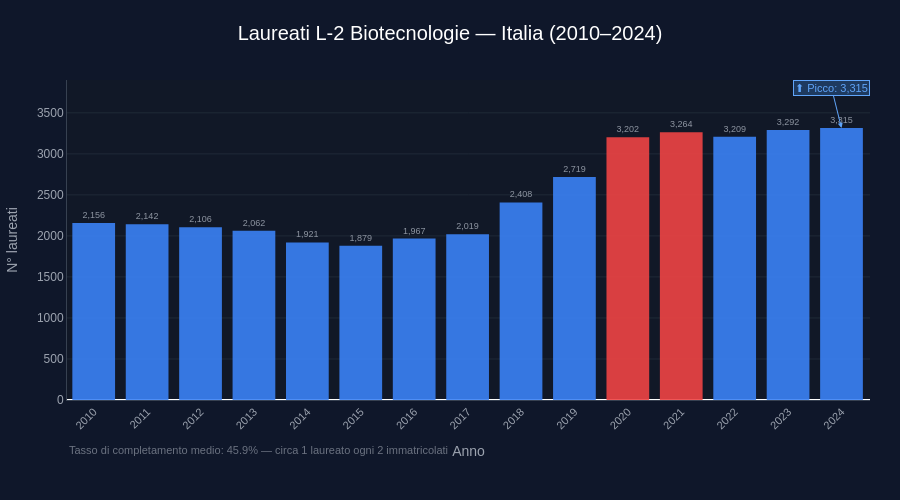

Here is the notebook cell this chart was saved with:
### Code cell
# ── G2 — Laureati L-2 Biotecnologie — Italia (2010–2024) ─────────────────

lau_naz = lau_l2.groupby('AnnoS')['Lau'].sum().reset_index()
lau_naz['AnnoS'] = lau_naz['AnnoS'].astype(int)
lau_naz = lau_naz[lau_naz['AnnoS'] >= 2010].reset_index(drop=True)
lau_naz['COVID'] = lau_naz['AnnoS'].isin([2020, 2021])

fig2 = px.bar(
    lau_naz,
    x='AnnoS',
    y='Lau',
    color='COVID',
    color_discrete_map={True: '#EF4444', False: '#3B82F6'},
    labels={'Lau': 'N° Laureati', 'AnnoS': 'Anno'},
    text='Lau'
)

fig2.update_traces(
    texttemplate='%{text:,}',
    textposition='outside',
    textfont=dict(size=9, color='#9CA3AF'),
    marker_line_width=0,
    opacity=0.9
)

# Annotazione picco
idx_max = lau_naz['Lau'].idxmax()
fig2.add_annotation(
    x=lau_naz.loc[idx_max, 'AnnoS'],
    y=lau_naz.loc[idx_max, 'Lau'],
    text=f"⬆ Picco: {lau_naz.loc[idx_max, 'Lau']:,}",
    showarrow=True, arrowhead=2,
    arrowcolor='#60A5FA',
    font=dict(size=11, color='#60A5FA'),
    bgcolor='#1E3A5F',
    bordercolor='#60A5FA', borderwidth=1,
    ay=-40
)

# Nota tasso completamento
fig2.add_annotation(
    x=0.0, y=-0.18,
    xref='paper', yref='paper',
    text='Tasso di completamento medio: 45.9% — circa 1 laureato ogni 2 immatricolati',
    showarrow=False,
    font=dict(size=11, color='#6B7280'),
    align='left'
)

fig2.update_layout(
    title=dict(
        text='Laureati L-2 Biotecnologie — Italia (2010–2024)',
        font=dict(size=20, color='white', family='Arial'),
        x=0.5, xanchor='center'
    ),
    xaxis=dict(
        title=dict(text='Anno', font=dict(color='#9CA3AF')),
        tickangle=-45,
        showgrid=False,
        tickfont=dict(size=11, color='#9CA3AF'),
        tickmode='linear',
        dtick=1,
        linecolor='#374151',
    ),
    yaxis=dict(
        title=dict(text='N° laureati', font=dict(color='#9CA3AF')),
        gridcolor='#1F2937',
        tickfont=dict(color='#9CA3AF'),
        rangemode='tozero',
        linecolor='#374151',
    ),
    showlegend=False,
    height=500,
    margin=dict(t=80, b=100, l=60, r=30),
    font=dict(family='Arial', size=12),
    plot_bgcolor='#111827',
    paper_bgcolor='#0F172A',
)

fig2.show()

### Figure 1 — Plotly figure (JSON) as saved in the notebook; plotly's stock layout.template omitted (floating-point values rounded to 4 significant figures)
{"data": [{"hovertemplate": "COVID=False<br>Anno=%{x}<br>N° Laureati=%{text}<extra></extra>", "legendgroup": "False", "marker": {"color": "#3B82F6", "line": {"width": 0}, "pattern": {"shape": ""}}, "name": "False", "opacity": 0.9, "orientation": "v", "showlegend": true, "text": [2156.0, 2142.0, 2106.0, 2062.0, 1921.0, 1879.0, 1967.0, 2019.0, 2408.0, 2719.0, 3209.0, 3292.0, 3315.0], "textfont": {"color": "#9CA3AF", "size": 9}, "textposition": "outside", "texttemplate": "%{text:,}", "type": "bar", "x": [2010, 2011, 2012, 2013, 2014, 2015, 2016, 2017, 2018, 2019, 2022, 2023, 2024], "xaxis": "x", "y": [2156, 2142, 2106, 2062, 1921, 1879, 1967, 2019, 2408, 2719, 3209, 3292, 3315], "yaxis": "y"}, {"hovertemplate": "COVID=True<br>Anno=%{x}<br>N° Laureati=%{text}<extra></extra>", "legendgroup": "True", "marker": {"color": "#EF4444", "line": {"width": 0}, "pattern": {"shape": ""}}, "name": "True", "opacity": 0.9, "orientation": "v", "showlegend": true, "text": [3202.0, 3264.0], "textfont": {"color": "#9CA3AF", "size": 9}, "textposition": "outside", "texttemplate": "%{text:,}", "type": "bar", "x": [2020, 2021], "xaxis": "x", "y": [3202, 3264], "yaxis": "y"}], "layout": {"annotations": [{"arrowcolor": "#60A5FA", "arrowhead": 2, "ay": -40, "bgcolor": "#1E3A5F", "bordercolor": "#60A5FA", "borderwidth": 1, "font": {"color": "#60A5FA", "size": 11}, "showarrow": true, "text": "⬆ Picco: 3,315", "x": 2024, "y": 3315}, {"align": "left", "font": {"color": "#6B7280", "size": 11}, "showarrow": false, "text": "Tasso di completamento medio: 45.9% — circa 1 laureato ogni 2 immatricolati", "x": 0, "xref": "paper", "y": -0.18, "yref": "paper"}], "barmode": "relative", "font": {"family": "Arial", "size": 12}, "height": 500, "legend": {"title": {"text": "COVID"}, "tracegroupgap": 0}, "margin": {"b": 100, "l": 60, "r": 30, "t": 80}, "paper_bgcolor": "#0F172A", "plot_bgcolor": "#111827", "showlegend": false, "title": {"font": {"color": "white", "family": "Arial", "size": 20}, "text": "Laureati L-2 Biotecnologie — Italia (2010–2024)", "x": 0.5, "xanchor": "center"}, "xaxis": {"anchor": "y", "domain": [0, 1], "dtick": 1, "linecolor": "#374151", "showgrid": false, "tickangle": -45, "tickfont": {"color": "#9CA3AF", "size": 11}, "tickmode": "linear", "title": {"font": {"color": "#9CA3AF"}, "text": "Anno"}}, "yaxis": {"anchor": "x", "domain": [0, 1], "gridcolor": "#1F2937", "linecolor": "#374151", "rangemode": "tozero", "tickfont": {"color": "#9CA3AF"}, "title": {"font": {"color": "#9CA3AF"}, "text": "N° laureati"}}}}
